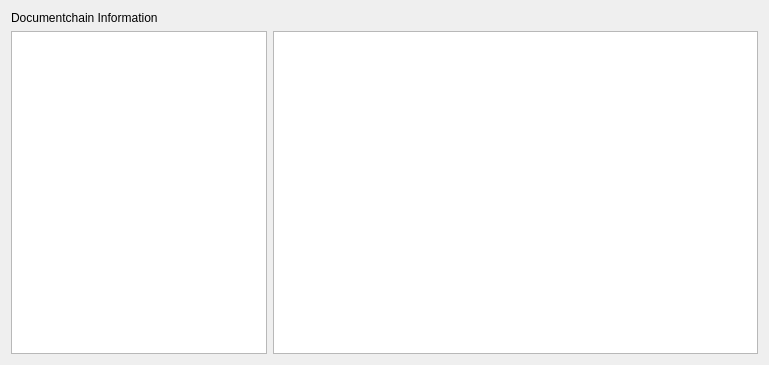
<?xml version="1.0" encoding="UTF-8"?>
<ui version="4.0">
 <class>Information</class>
 <widget class="QWidget" name="Information">
  <property name="geometry">
   <rect>
    <x>0</x>
    <y>0</y>
    <width>769</width>
    <height>365</height>
   </rect>
  </property>
  <property name="windowTitle">
   <string notr="true">Information</string>
  </property>
  <layout class="QVBoxLayout" name="verticalLayout">
   <item>
    <widget class="QLabel" name="labelInfo">
     <property name="text">
      <string>Documentchain Information</string>
     </property>
     <property name="wordWrap">
      <bool>true</bool>
     </property>
    </widget>
   </item>
   <item>
    <layout class="QHBoxLayout" name="horizontalLayoutList">
     <item>
      <widget class="QListView" name="listViewCategory">
       <property name="sizePolicy">
        <sizepolicy hsizetype="Fixed" vsizetype="Expanding">
         <horstretch>0</horstretch>
         <verstretch>0</verstretch>
        </sizepolicy>
       </property>
       <property name="acceptDrops">
        <bool>false</bool>
       </property>
       <property name="sizeAdjustPolicy">
        <enum>QAbstractScrollArea::AdjustIgnored</enum>
       </property>
      </widget>
     </item>
     <item>
      <widget class="QTextBrowser" name="textBrowserInfo">
       <property name="html">
        <string></string>
       </property>
       <property name="openLinks">
        <bool>false</bool>
       </property>
      </widget>
     </item>
    </layout>
   </item>
  </layout>
 </widget>
 <resources/>
 <connections/>
</ui>
